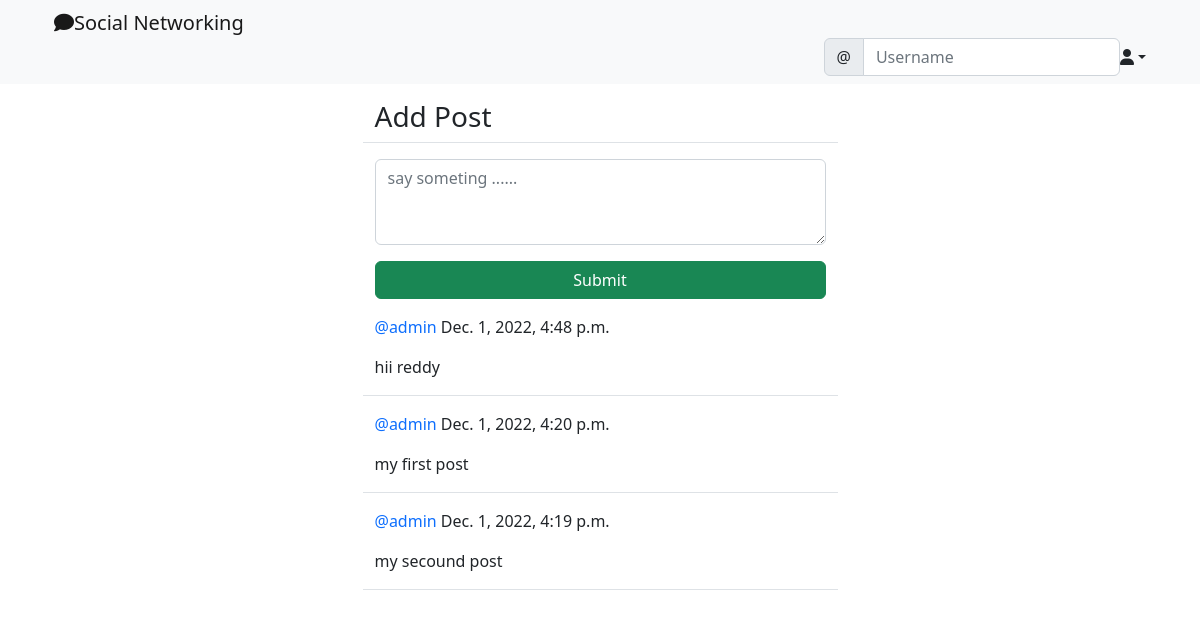
The page /social/ (signed in) on the database its author committed.
### social_appe/models.py (models this page shows)
class Post(models.Model):
    body=models.TextField()
    created_on=models.DateTimeField(default=timezone.now())
    author=models.ForeignKey(User,on_delete=models.CASCADE)

### social_appe/views.py (the view, shortened to what this page needs)
# urls.py: path('',Postlist.as_view(),name='post_list'),
class Postlist(LoginRequiredMixin,View):
    def get(self,request,*args,**kwargs):
        posts=Post.objects.all().order_by('-created_on')
        form=PostForm()
        content = {
            'post_list':posts,
            'form':form
        }
        return render(request,'social_appe/post_list.html',content)

### social_appe/forms.py
class PostForm(forms.ModelForm):
    body=forms.CharField(
        label="",
        widget=forms.Textarea(
            attrs={
                'rows':3,
                'placeholder':'say someting ......',
                'class':'form-control'
            }
        )
    )
    class Meta:
        model = Post
        fields = ['body']

### social_appe/templates/social_appe/post_list.html (shortened to what this page needs)
{% extends 'landing/base.html' %}
{% load crispy_forms_tags %}
{% block content %}
    <div class="container">
    <div class="row justify-content-center mt-3">
        <div class="col-md-5 col-sm-12 border-bottom">
            <h3>Add Post</h3>
        </div>
    </div>
    <div class="row justify-content-center mt-3">
        <div class="col-md-5 col-sm-12 ">
           <form method="post">
               {{ form | crispy }}
            <div class="d-grid gap-2">
                <button class="btn btn-success mt-3">Submit</button>
            </div>
           </form>
        </div>
    </div>
    {% for post in post_list %}
    <div class="row justify-content-center mt-3">
        <div class="col-md-5 col-sm-12 border-bottom ">
            <p><a style="text-decoration: none" class="text-primary" href="{% url 'profile' post.author.profile.pk %}"> @{{ post.author }}</a> {{ post.created_on }}</p>
            <div class="position-relative">
                <p>{{ post.body }}</p>
            </div>
        </div>
    </div>
    {% endfor %}
    </div>
{% endblock content %}

### rows shown on the page
Post: author "admin", created_on "Dec. 1, 2022, 4:48 p.m.", body "hii reddy"
Post: author "admin", created_on "Dec. 1, 2022, 4:20 p.m.", body "my first post"
Post: author "admin", created_on "Dec. 1, 2022, 4:19 p.m.", body "my secound post"
